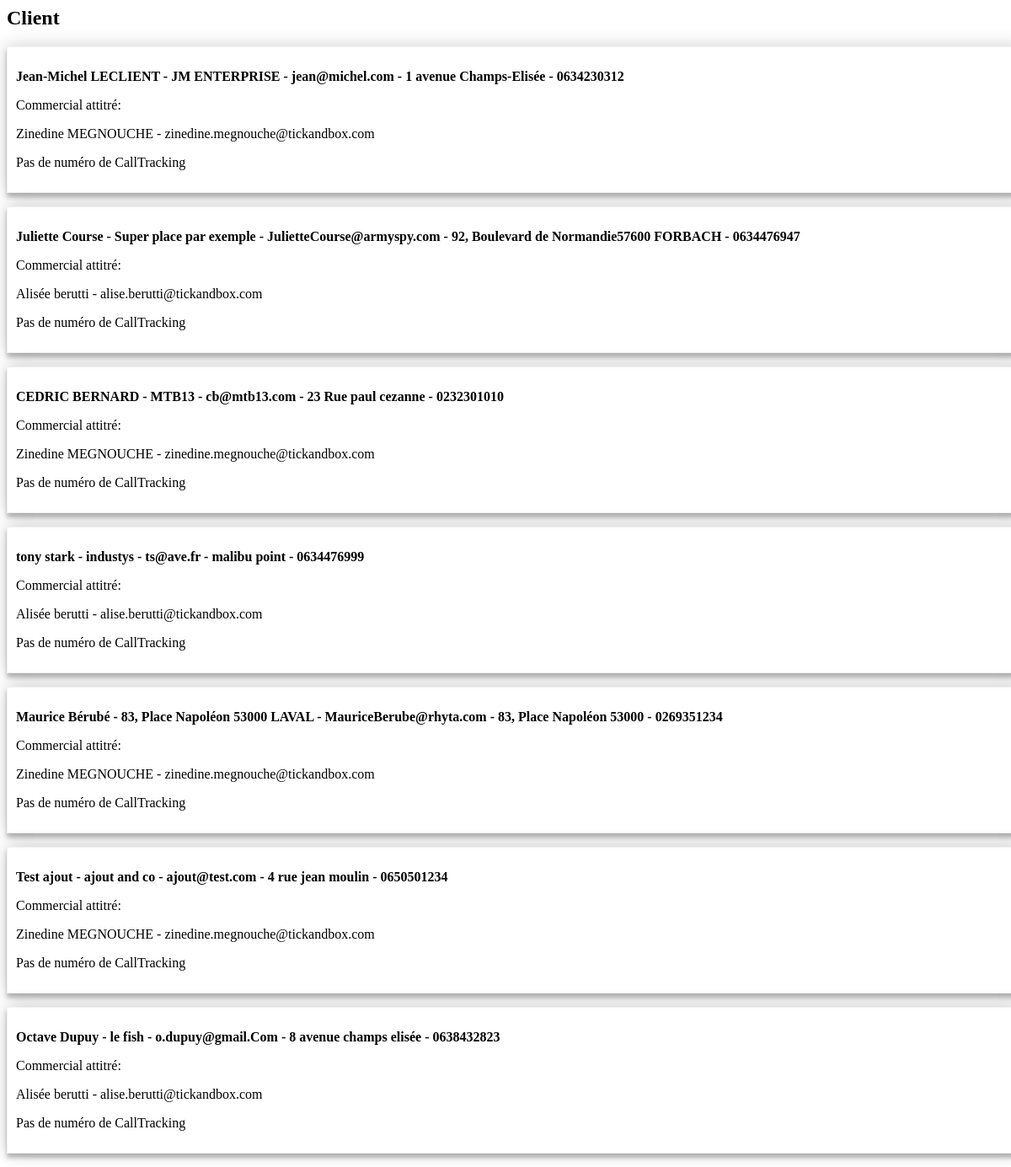
Screenshot of /adminClient.php with the database file from the repository.
### tables this page shows
CREATE TABLE `Client` (
  `idClient` int(11) NOT NULL,
  `nomComplet` varchar(100) NOT NULL,
  `nomEntreprise` varchar(100) NOT NULL,
  `mail` varchar(100) NOT NULL,
  `telephone` varchar(10) NOT NULL,
  `photo` varchar(200) DEFAULT NULL,
  `localisation` varchar(100) NOT NULL,
  `adresse` varchar(200) NOT NULL,
  `dateSignature` date NOT NULL,
  `dureeEngagement` int(11) NOT NULL,
  `compteGMB` varchar(200) DEFAULT NULL,
  `compteInsta` varchar(200) DEFAULT NULL,
  `compteAnalytics` varchar(200) DEFAULT NULL,
  `MandatSEPA` varchar(200) NOT NULL,
  `CNI` varchar(200) NOT NULL,
  `RIB` varchar(200) NOT NULL,
  `contrat` varchar(200) NOT NULL,
  `siret` varchar(14) NOT NULL,
  `idForfait` int(11) NOT NULL,
  `idSecteur` int(11) NOT NULL,
  `idTB` int(11) NOT NULL
);

CREATE TABLE `TandB` (
  `idTB` int(11) NOT NULL,
  `nomComplet` varchar(100) NOT NULL,
  `mail` varchar(100) NOT NULL,
  `telephone` varchar(10) NOT NULL,
  `photo` varchar(200) DEFAULT NULL,
  `adresse` varchar(200) NOT NULL,
  `typeContrat` varchar(100) NOT NULL,
  `DateSignature` date NOT NULL,
  `modeRestraint` tinyint(1) NOT NULL DEFAULT '0',
  `idPoste` int(11) NOT NULL
);

### Include/SourceDonnees.inc.php (the view, shortened to what this page needs)
<?php
function SGBDConnect()
{
    $db_username = 'root';
    $db_password = 'root';
    $db_name = 'TickAndBox';
    $db_host = 'localhost';
    $db = mysqli_connect($db_host, $db_username, $db_password, $db_name) or die('could not connect to database');
    return $db;
}
function getCommercialClient($id)
{
    $requete = "SELECT TandB.nomComplet, TandB.mail FROM TandB INNER JOIN Client on TandB.idTB = Client.idTB WHERE Client.idClient = $id";
    $db = SGBDConnect();
    $exec_requete = mysqli_query($db, $requete);
    while (list($name, $mail) = mysqli_fetch_array($exec_requete)) {
        echo '<p>' . $name . ' - ' . $mail . '</p>';
    }
}
function getClient()
{
    $requete = "SELECT idClient, nomComplet, nomEntreprise, mail, adresse, telephone, idClient FROM Client";
    $db = SGBDConnect();
    $exec_requete = mysqli_query($db, $requete);
    while (list($id, $name, $enterprise, $mail, $adress, $tel, $id) = mysqli_fetch_array($exec_requete)) {
        echo '<form>';
        echo "<p><strong>$name - $enterprise - $mail - $adress - $tel</strong></p>";
        echo "<p>Commercial attitré: </p>";
        getCommercialClient($id);
        $numCT = null;
        if ($numCT != null) {
            echo "<p>Numéros de call tracking</p>";
            echo "<ul>";
            foreach ($numCT as $numC) {
                echo "<li>$numC</li>";
            }
            echo "</ul>";
        } else {
            echo "<p>Pas de numéro de CallTracking</p>";
        }
        echo "</form>";
    }
}

### style.css (style rules this page uses)
form { width:100%; padding: 10px; border: 1px solid #f1f1f1; box-shadow: 0 0 20px 0 rgba(0, 0, 0, 0.2), 0 5px 5px 0 rgba(0, 0, 0, 0.24); }

### rows the page displays
client: nomComplet "Jean-Michel LECLIENT", nomEntreprise "JM ENTERPRISE", mail "jean@michel.com", adresse "1 avenue Champs-Elisée", telephone "0634230312"
tandb: nomComplet "Zinedine MEGNOUCHE", mail "zinedine.megnouche@tickandbox.com"
client: nomComplet "Juliette Course", nomEntreprise "Super place par exemple", mail "JulietteCourse@armyspy.com", adresse "92, Boulevard de Normandie57600 FORBACH", telephone "0634476947"
tandb: nomComplet "Alisée berutti", mail "alise.berutti@tickandbox.com"
client: nomComplet "CEDRIC BERNARD", nomEntreprise "MTB13", mail "cb@mtb13.com", adresse "23 Rue paul cezanne", telephone "0232301010"
client: nomComplet "tony stark", nomEntreprise "industys", mail "ts@ave.fr", adresse "malibu point", telephone "0634476999"
client: nomComplet "Maurice Bérubé", nomEntreprise "83, Place Napoléon 53000 LAVAL", mail "MauriceBerube@rhyta.com", adresse "83, Place Napoléon 53000", telephone "0269351234"
client: nomComplet "Test ajout", nomEntreprise "ajout and co", mail "ajout@test.com", adresse "4 rue jean moulin", telephone "0650501234"
client: nomComplet "Octave Dupuy", nomEntreprise "le fish", mail "o.dupuy@gmail.Com", adresse "8 avenue champs elisée", telephone "0638432823"
